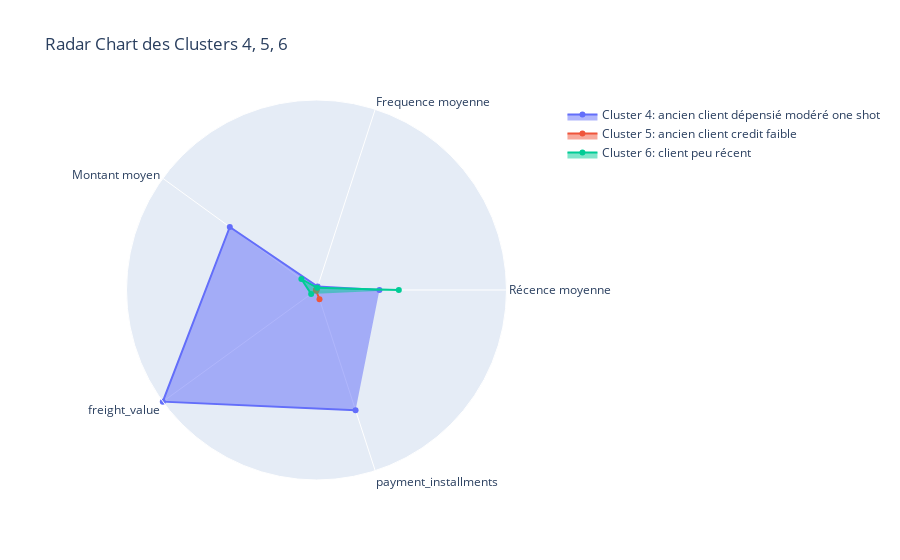

Here is the notebook cell this chart was saved with:
### Code cell
fig = go.Figure()


fig.add_trace(go.Scatterpolar(
      r=[B_scale['recency'].iloc[3],
         B_scale['frequency'].iloc[3],
         B_scale['monetary'].iloc[3],
         B_scale['freight_value'].iloc[3],
         B_scale['payment_installments'].iloc[3]],

      theta=categories,
      fill='toself',
      name='Cluster 4: ancien client dépensié modéré one shot '
))


fig.add_trace(go.Scatterpolar(
      r=[B_scale['recency'][4],
         B_scale['frequency'][4],
         B_scale['monetary'][4],
         B_scale['freight_value'][4],
         B_scale['payment_installments'][4]],
      theta=categories,
      fill='toself',
      name='Cluster 5: ancien client credit faible '
))

fig.add_trace(go.Scatterpolar(
      r=[B_scale['recency'][5],
         B_scale['frequency'][5],
         B_scale['monetary'][5],
         B_scale['freight_value'][5],
         B_scale['payment_installments']],
      theta=categories,
      fill='toself',
      name='Cluster 6: client peu récent'
))

fig.update_layout(
  polar=dict(
    radialaxis=dict(
      visible=False,
      range=[0, 1000]
    )),
  title="Radar Chart des Clusters 4, 5, 6",
  showlegend=True
)

fig.show()

### Figure 1 — Plotly figure (JSON) as saved in the notebook; plotly's stock layout.template omitted (floating-point values rounded to 4 significant figures)
{"data": [{"fill": "toself", "name": "Cluster 4: ancien client dépensié modéré one shot ", "r": [331.2, 19.2, 564.1, 1000.0, 665.2], "theta": ["Récence moyenne", "Frequence moyenne", "Montant moyen", "freight_value", "payment_installments"], "type": "scatterpolar"}, {"fill": "toself", "name": "Cluster 5: ancien client credit faible ", "r": [0.0, 0.0, 3.338, 3.659, 50.98], "theta": ["Récence moyenne", "Frequence moyenne", "Montant moyen", "freight_value", "payment_installments"], "type": "scatterpolar"}, {"fill": "toself", "name": "Cluster 6: client peu récent", "r": [433.3, 12.0, 98.47, 34.79, [0.0, 29.04, 716.3, 665.2, 50.98, 1000.0, 98.81, 282.4]], "theta": ["Récence moyenne", "Frequence moyenne", "Montant moyen", "freight_value", "payment_installments"], "type": "scatterpolar"}], "layout": {"polar": {"radialaxis": {"range": [0, 1000], "visible": false}}, "showlegend": true, "title": {"text": "Radar Chart des Clusters 4, 5, 6"}}}
